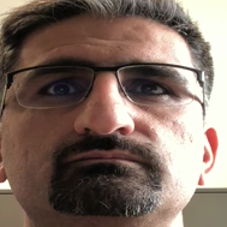
#> input picture data/raw_datasets/Driver Drowsiness Dataset (DDD)/Non Drowsy/a0122.png, 227 x 227 px
$ python -i features.py   (imports and definitions only)   (older library calls are emulated)
#> lines starting #> are read from the running program, lines starting #| are printed output that depends on the picture
#> further down, picture is the input picture: shape (227, 227, 3); mean B, G, R 97.4, 107.4, 126.2
from __future__ import annotations
from typing import Optional, Tuple

import numpy as np
import cv2
import mediapipe as mp


FEAT_DIM: int = 4

__all__ = ["FEAT_DIM", "process_frame"]

_mp_fd = None
_mp_fm = None


# [15 lines left out: function _get_detectors, not called in this run]


LEFT_EYE = [33, 160, 158, 133, 153, 144]
RIGHT_EYE = [362, 385, 387, 263, 373, 380]
MOUTH4 = [61, 291, 13, 14]


def _gamma_clahe(bgr: np.ndarray, gamma: float = 1.2, clip: float = 2.0) -> np.ndarray:
    """Low-light normalization: gamma + CLAHE on Y (luma)."""
#> called with gamma = 1.2, clip = 2
    x = (bgr.astype(np.float32) / 255.0) ** (1.0 / gamma)
    yuv = cv2.cvtColor((x * 255).astype(np.uint8), cv2.COLOR_BGR2YCrCb)
#> yuv: shape (227, 227, 3); mean of channels 0, 1, 2 123.4, 138.1, 120
    y, cr, cb = cv2.split(yuv)
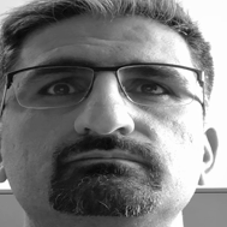
#> y: shape (227, 227); min 7, max 255, mean 123.4
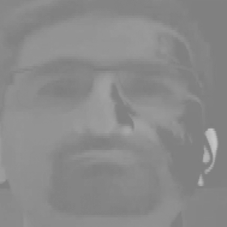
#> cr: shape (227, 227); min 125, max 199, mean 138.1
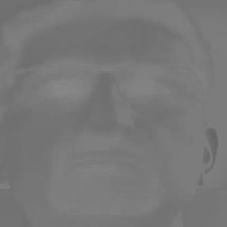
#> cb: shape (227, 227); min 101, max 135, mean 120
    y = cv2.createCLAHE(clipLimit=clip, tileGridSize=(8, 8)).apply(y)
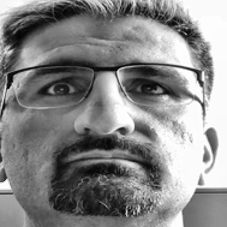
#> y: shape (227, 227); min 3, max 255, mean 135.3
    return cv2.cvtColor(cv2.merge([y, cr, cb]), cv2.COLOR_YCrCb2BGR)
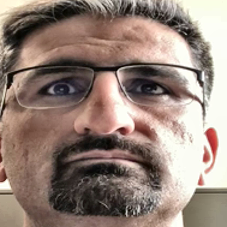
#> returned value: shape (227, 227, 3); mean B, G, R 121, 130.8, 149.4


def _pts(lms, idxs, size):
    return [(lms[i].x * size, lms[i].y * size) for i in idxs]


# [82 lines left out: functions _ear, _mar, process_frame, not called in this run]

>>> import cv2
>>> picture = cv2.imread('../data/raw_datasets/Driver Drowsiness Dataset (DDD)/Non Drowsy/a0122.png')
>>> result = _gamma_clahe(picture)
